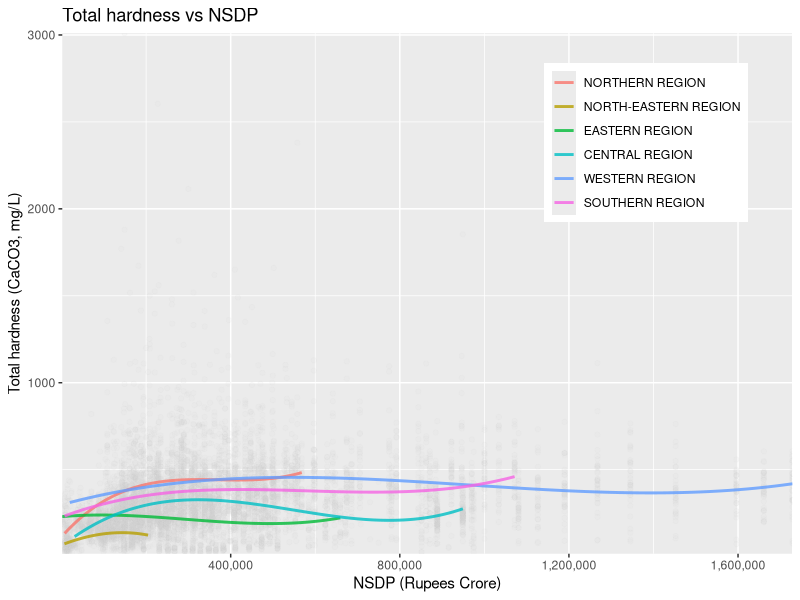
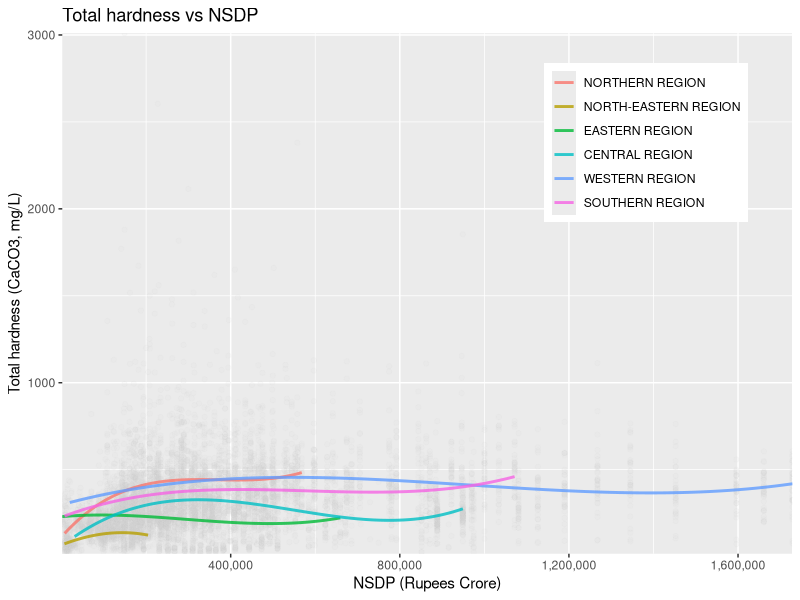

R code for these plots, in order:
library(ggplot2)
library(readr)
library(scales)

gini_gwq_nsdp <- read_csv("output/gini_gwq_nsdp.csv")
gini_gwq_nsdp <- na.omit(gini_gwq_nsdp)
gini_gwq_nsdp <- gini_gwq_nsdp[gini_gwq_nsdp$hardnesstotal > 0,]

state_regions <- read_csv("input/regions.csv")
gini_gwq_nsdp <- merge(gini_gwq_nsdp, state_regions, by="state", all.x=TRUE, all.y=FALSE)
gini_gwq_nsdp$region <- factor(gini_gwq_nsdp$region, levels=c("NORTHERN REGION", "NORTH-EASTERN REGION", "EASTERN REGION", "CENTRAL REGION", "WESTERN REGION", "SOUTHERN REGION"))
on_nsdp_poly_gini <- lm(formula=hardnesstotal ~ region + nsdp*region + I(nsdp**2)*region + I(nsdp**3)*region + gini*region, data=gini_gwq_nsdp)
print(summary(on_nsdp_poly_gini))

plot <- ggplot(data=gini_gwq_nsdp, aes(y=hardnesstotal, x=nsdp, colour=region)) +
  geom_point(alpha=0.08, colour="lightgray") +
  stat_smooth(geom="line", method=lm, formula=y~x + I(x**2) + I(x**3), se=FALSE, linewidth=1, alpha=0.8) +
  theme(legend.position=c(0.8, 0.79), legend.title=element_blank()) +
  ggtitle("Total hardness vs NSDP") +
  xlab("NSDP (Rupees Crore)") +
  ylab("Total hardness (CaCO3, mg/L)") +
  scale_x_continuous(labels = comma) +
  coord_cartesian(expand = FALSE)
png("plots/Region-wise Total hardness vs NSDP.png")
print(plot)
dev.off()
print(plot)